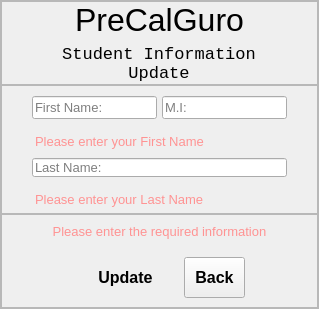
         <widget class="QWidget" name="page">
          <layout class="QVBoxLayout" name="verticalLayout_3">
           <property name="spacing">
            <number>0</number>
           </property>
           <property name="leftMargin">
            <number>0</number>
           </property>
           <property name="topMargin">
            <number>0</number>
           </property>
           <property name="rightMargin">
            <number>0</number>
           </property>
           <property name="bottomMargin">
            <number>0</number>
           </property>
           <item>
            <widget class="QFrame" name="frame">
             <property name="frameShape">
              <enum>QFrame::StyledPanel</enum>
             </property>
             <property name="frameShadow">
              <enum>QFrame::Raised</enum>
             </property>
             <layout class="QVBoxLayout" name="verticalLayout_4">
              <property name="spacing">
               <number>0</number>
              </property>
              <property name="leftMargin">
               <number>0</number>
              </property>
              <property name="topMargin">
               <number>0</number>
              </property>
              <property name="rightMargin">
               <number>0</number>
              </property>
              <property name="bottomMargin">
               <number>0</number>
              </property>
              <item>
               <widget class="QFrame" name="frame_2">
                <property name="frameShape">
                 <enum>QFrame::StyledPanel</enum>
                </property>
                <property name="frameShadow">
                 <enum>QFrame::Raised</enum>
                </property>
                <layout class="QVBoxLayout" name="verticalLayout_5">
                 <property name="spacing">
                  <number>6</number>
                 </property>
                 <property name="leftMargin">
                  <number>0</number>
                 </property>
                 <property name="topMargin">
                  <number>0</number>
                 </property>
                 <property name="rightMargin">
                  <number>0</number>
                 </property>
                 <property name="bottomMargin">
                  <number>0</number>
                 </property>
                 <item alignment="Qt::AlignHCenter">
                  <widget class="QLabel" name="label">
                   <property name="font">
                    <font>
                     <pointsize>24</pointsize>
                    </font>
                   </property>
                   <property name="text">
                    <string>PreCalGuro</string>
                   </property>
                  </widget>
                 </item>
                 <item alignment="Qt::AlignHCenter">
                  <widget class="QLabel" name="label_2">
                   <property name="font">
                    <font>
                     <family>Consolas</family>
                     <pointsize>13</pointsize>
                    </font>
                   </property>
                   <property name="text">
                    <string>Student Information 
Update</string>
                   </property>
                   <property name="alignment">
                    <set>Qt::AlignCenter</set>
                   </property>
                  </widget>
                 </item>
                </layout>
               </widget>
              </item>
              <item>
               <widget class="QFrame" name="frame_3">
                <property name="frameShape">
                 <enum>QFrame::StyledPanel</enum>
                </property>
                <property name="frameShadow">
                 <enum>QFrame::Raised</enum>
                </property>
                <layout class="QVBoxLayout" name="verticalLayout_6">
                 <property name="spacing">
                  <number>6</number>
                 </property>
                 <property name="leftMargin">
                  <number>0</number>
                 </property>
                 <property name="topMargin">
                  <number>10</number>
                 </property>
                 <property name="rightMargin">
                  <number>0</number>
                 </property>
                 <property name="bottomMargin">
                  <number>0</number>
                 </property>
                 <item>
                  <widget class="QWidget" name="widget_3" native="true">
                   <layout class="QHBoxLayout" name="horizontalLayout">
                    <property name="spacing">
                     <number>5</number>
                    </property>
                    <property name="leftMargin">
                     <number>0</number>
                    </property>
                    <property name="topMargin">
                     <number>0</number>
                    </property>
                    <property name="rightMargin">
                     <number>0</number>
                    </property>
                    <property name="bottomMargin">
                     <number>0</number>
                    </property>
                    <item>
                     <widget class="QWidget" name="widget_12" native="true">
                      <layout class="QVBoxLayout" name="verticalLayout_10">
                       <property name="spacing">
                        <number>0</number>
                       </property>
                       <property name="leftMargin">
                        <number>30</number>
                       </property>
                       <property name="topMargin">
                        <number>0</number>
                       </property>
                       <property name="rightMargin">
                        <number>0</number>
                       </property>
                       <property name="bottomMargin">
                        <number>0</number>
                       </property>
                       <item>
                        <widget class="QLineEdit" name="updStudFirst_lineEdit">
                         <property name="font">
                          <font>
                           <pointsize>10</pointsize>
                          </font>
                         </property>
                         <property name="toolTip">
                          <string>Required*</string>
                         </property>
                         <property name="styleSheet">
                          <string notr="true"/>
                         </property>
                         <property name="text">
                          <string/>
                         </property>
                         <property name="placeholderText">
                          <string>First Name:</string>
                         </property>
                        </widget>
                       </item>
                      </layout>
                     </widget>
                    </item>
                    <item>
                     <widget class="QWidget" name="widget_11" native="true">
                      <layout class="QVBoxLayout" name="verticalLayout_8">
                       <property name="spacing">
                        <number>0</number>
                       </property>
                       <property name="leftMargin">
                        <number>0</number>
                       </property>
                       <property name="topMargin">
                        <number>0</number>
                       </property>
                       <property name="rightMargin">
                        <number>30</number>
                       </property>
                       <property name="bottomMargin">
                        <number>0</number>
                       </property>
                       <item>
                        <widget class="QLineEdit" name="updStudMiddle_lineEdit">
                         <property name="font">
                          <font>
                           <pointsize>10</pointsize>
                          </font>
                         </property>
                         <property name="toolTip">
                          <string>Required*</string>
                         </property>
                         <property name="styleSheet">
                          <string notr="true"/>
                         </property>
                         <property name="text">
                          <string/>
                         </property>
                         <property name="placeholderText">
                          <string>M.I:</string>
                         </property>
                        </widget>
                       </item>
                      </layout>
                     </widget>
                    </item>
                   </layout>
                  </widget>
                 </item>
                 <item>
                  <widget class="QWidget" name="widget_4" native="true">
                   <layout class="QVBoxLayout" name="verticalLayout_11">
                    <property name="spacing">
                     <number>6</number>
                    </property>
                    <property name="leftMargin">
                     <number>0</number>
                    </property>
                    <property name="topMargin">
                     <number>0</number>
                    </property>
                    <property name="rightMargin">
                     <number>0</number>
                    </property>
                    <property name="bottomMargin">
                     <number>0</number>
                    </property>
                    <item>
                     <widget class="QWidget" name="widget_6" native="true">
                      <property name="styleSheet">
                       <string notr="true">margin-left:30px;
margin-right:30px;</string>
                      </property>
                      <layout class="QVBoxLayout" name="verticalLayout_12">
                       <property name="spacing">
                        <number>0</number>
                       </property>
                       <property name="leftMargin">
                        <number>0</number>
                       </property>
                       <property name="topMargin">
                        <number>0</number>
                       </property>
                       <property name="rightMargin">
                        <number>0</number>
                       </property>
                       <property name="bottomMargin">
                        <number>0</number>
                       </property>
                       <item>
                        <widget class="QWidget" name="studWarnFirstContainer" native="true">
                         <layout class="QVBoxLayout" name="verticalLayout_20">
                          <property name="spacing">
                           <number>6</number>
                          </property>
                          <property name="leftMargin">
                           <number>0</number>
                          </property>
                          <property name="topMargin">
                           <number>9</number>
                          </property>
                          <property name="bottomMargin">
                           <number>9</number>
                          </property>
                          <item>
                           <widget class="QLabel" name="label_14">
                            <property name="font">
                             <font>
                              <family>MS Shell Dlg 2</family>
                              <pointsize>10</pointsize>
                             </font>
                            </property>
                            <property name="text">
                             <string>&lt;html&gt;&lt;head/&gt;&lt;body&gt;&lt;p&gt;&lt;span style=&quot; color:#ff9393;&quot;&gt;Please enter your First Name&lt;/span&gt;&lt;/p&gt;&lt;/body&gt;&lt;/html&gt;</string>
                            </property>
                            <property name="textFormat">
                             <enum>Qt::RichText</enum>
                            </property>
                            <property name="alignment">
                             <set>Qt::AlignLeading|Qt::AlignLeft|Qt::AlignVCenter</set>
                            </property>
                           </widget>
                          </item>
                         </layout>
                        </widget>
                       </item>
                       <item>
                        <widget class="QLineEdit" name="updStudLast_lineEdit">
                         <property name="font">
                          <font>
                           <pointsize>10</pointsize>
                          </font>
                         </property>
                         <property name="toolTip">
                          <string>Required*</string>
                         </property>
                         <property name="styleSheet">
                          <string notr="true"/>
                         </property>
                         <property name="text">
                          <string/>
                         </property>
                         <property name="placeholderText">
                          <string>Last Name:</string>
                         </property>
                        </widget>
                       </item>
                      </layout>
                     </widget>
                    </item>
                    <item>
                     <widget class="QWidget" name="widget_5" native="true">
                      <property name="styleSheet">
                       <string notr="true">margin-left:30px;
margin-right:30px;</string>
                      </property>
                      <layout class="QVBoxLayout" name="verticalLayout_13">
                       <property name="spacing">
                        <number>0</number>
                       </property>
                       <property name="leftMargin">
                        <number>0</number>
                       </property>
                       <property name="topMargin">
                        <number>0</number>
                       </property>
                       <property name="rightMargin">
                        <number>0</number>
                       </property>
                       <property name="bottomMargin">
                        <number>0</number>
                       </property>
                       <item>
                        <widget class="QWidget" name="studWarnLastContainer" native="true">
                         <layout class="QVBoxLayout" name="verticalLayout_19">
                          <property name="spacing">
                           <number>6</number>
                          </property>
                          <property name="leftMargin">
                           <number>0</number>
                          </property>
                          <property name="topMargin">
                           <number>9</number>
                          </property>
                          <property name="bottomMargin">
                           <number>6</number>
                          </property>
                          <item>
                           <widget class="QLabel" name="label_15">
                            <property name="font">
                             <font>
                              <family>MS Shell Dlg 2</family>
                              <pointsize>10</pointsize>
                             </font>
                            </property>
                            <property name="text">
                             <string>&lt;html&gt;&lt;head/&gt;&lt;body&gt;&lt;p&gt;&lt;span style=&quot; color:#ff9393;&quot;&gt;Please enter your Last Name&lt;/span&gt;&lt;/p&gt;&lt;/body&gt;&lt;/html&gt;</string>
                            </property>
                            <property name="textFormat">
                             <enum>Qt::RichText</enum>
                            </property>
                            <property name="alignment">
                             <set>Qt::AlignLeading|Qt::AlignLeft|Qt::AlignVCenter</set>
                            </property>
                           </widget>
                          </item>
                         </layout>
                        </widget>
                       </item>
                      </layout>
                     </widget>
                    </item>
                   </layout>
                  </widget>
                 </item>
                </layout>
               </widget>
              </item>
              <item alignment="Qt::AlignBottom">
               <widget class="QFrame" name="frame_4">
                <property name="frameShape">
                 <enum>QFrame::StyledPanel</enum>
                </property>
                <property name="frameShadow">
                 <enum>QFrame::Raised</enum>
                </property>
                <layout class="QVBoxLayout" name="verticalLayout_14">
                 <property name="spacing">
                  <number>0</number>
                 </property>
                 <property name="leftMargin">
                  <number>0</number>
                 </property>
                 <property name="topMargin">
                  <number>0</number>
                 </property>
                 <property name="rightMargin">
                  <number>0</number>
                 </property>
                 <property name="bottomMargin">
                  <number>0</number>
                 </property>
                 <item>
                  <widget class="QWidget" name="studWarnContainer" native="true">
                   <layout class="QVBoxLayout" name="verticalLayout_15">
                    <property name="spacing">
                     <number>0</number>
                    </property>
                    <property name="leftMargin">
                     <number>0</number>
                    </property>
                    <property name="topMargin">
                     <number>0</number>
                    </property>
                    <property name="rightMargin">
                     <number>0</number>
                    </property>
                    <property name="bottomMargin">
                     <number>0</number>
                    </property>
                    <item>
                     <widget class="QStackedWidget" name="studWarnSubContainer">
                      <property name="currentIndex">
                       <number>0</number>
                      </property>
                      <widget class="QWidget" name="page_3">
                       <layout class="QVBoxLayout" name="verticalLayout_17">
                        <item>
                         <widget class="QLabel" name="label_12">
                          <property name="font">
                           <font>
                            <family>MS Shell Dlg 2</family>
                            <pointsize>10</pointsize>
                           </font>
                          </property>
                          <property name="text">
                           <string>&lt;html&gt;&lt;head/&gt;&lt;body&gt;&lt;p&gt;&lt;span style=&quot; color:#ff9393;&quot;&gt;Please enter the required information&lt;/span&gt;&lt;/p&gt;&lt;/body&gt;&lt;/html&gt;</string>
                          </property>
                          <property name="textFormat">
                           <enum>Qt::RichText</enum>
                          </property>
                          <property name="alignment">
                           <set>Qt::AlignCenter</set>
                          </property>
                         </widget>
                        </item>
                       </layout>
                      </widget>
                      <widget class="QWidget" name="page_4">
                       <layout class="QVBoxLayout" name="verticalLayout_16">
                        <item>
                         <widget class="QLabel" name="label_13">
                          <property name="font">
                           <font>
                            <family>MS Shell Dlg 2</family>
                            <pointsize>10</pointsize>
                           </font>
                          </property>
                          <property name="text">
                           <string>&lt;html&gt;&lt;head/&gt;&lt;body&gt;&lt;p&gt;&lt;span style=&quot; color:#9eff99;&quot;&gt;Account Updated&lt;/span&gt;&lt;/p&gt;&lt;/body&gt;&lt;/html&gt;</string>
                          </property>
                          <property name="textFormat">
                           <enum>Qt::RichText</enum>
                          </property>
                          <property name="alignment">
                           <set>Qt::AlignCenter</set>
                          </property>
                         </widget>
                        </item>
                       </layout>
                      </widget>
                     </widget>
                    </item>
                   </layout>
                  </widget>
                 </item>
                 <item alignment="Qt::AlignHCenter">
                  <widget class="QWidget" name="widget_15" native="true">
                   <layout class="QHBoxLayout" name="horizontalLayout_2">
                    <item>
                     <widget class="QPushButton" name="updateStudButton">
                      <property name="font">
                       <font>
                        <family>MS Sans Serif</family>
                        <pointsize>12</pointsize>
                        <weight>75</weight>
                        <bold>true</bold>
                       </font>
                      </property>
                      <property name="styleSheet">
                       <string notr="true">	padding: 10px 25px;
	border-top-left-radius: 10px;
	border-bottom-left-radius: 10px;</string>
                      </property>
                      <property name="text">
                       <string>Update</string>
                      </property>
                     </widget>
                    </item>
                    <item>
                     <widget class="QPushButton" name="backButton">
                      <property name="font">
                       <font>
                        <family>MS Sans Serif</family>
                        <pointsize>12</pointsize>
                        <weight>75</weight>
                        <bold>true</bold>
                       </font>
                      </property>
                      <property name="styleSheet">
                       <string notr="true">	padding: 10px 10px;

</string>
                      </property>
                      <property name="text">
                       <string>Back</string>
                      </property>
                     </widget>
                    </item>
                   </layout>
                  </widget>
                 </item>
                </layout>
               </widget>
              </item>
             </layout>
            </widget>
           </item>
          </layout>
         </widget>
